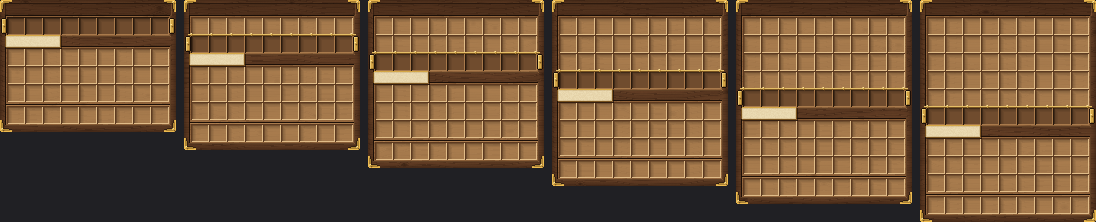
#> input picture art/menus/house.png, 2192 x 444 px (shown at 1/2 size)
$ python preview.py house.png 5 workshop.png 5 out.png
#> lines starting #> are read from the running program, lines starting #| are printed output that depends on the picture; pictures that were not available may be replaced by others from this repository, and a replacement may not be noted
#> further down, painting is the input picture: PIL image 2192x444 RGBA; mean R, G, B, A 109.9, 81.7, 54.9, 255
### art/menus/canvas.py
"""
Shared painting for menu backdrops: the chest window's geometry and the few primitives every backdrop is built
from. Used by Core's own frames and by the plugins' (economy's stall, the adventurers' parchment).

Geometry measured from the vanilla generic_54 texture and ContainerScreen: a window of n rows is 176 wide and
114 + 18n tall; slot wells (18x18, outer corner) sit at (7 + 18c, 17 + 18r) in the chest, the player's inventory
at y = 30 + 18n, the hotbar at 88 + 18n; the game writes "Inventory" at (8, 20 + 18n) in dark grey.
"""
import math
import random

from PIL import Image

W = 176
SLOT = 18


def height(rows):
    return 114 + SLOT * rows


def chest_well(row, col):
    return 7 + SLOT * col, 17 + SLOT * row


def inventory_well(rows, row, col):
    return 7 + SLOT * col, 30 + SLOT * rows + SLOT * row


def hotbar_well(rows, col):
    return 7 + SLOT * col, 88 + SLOT * rows


def label_y(rows):
    return 20 + SLOT * rows


def clamp(v):
    return int(max(0, min(255, round(v))))


def mix(a, b, t):
    return tuple(a[i] + (b[i] - a[i]) * t for i in range(3))


def shade(c, f):
    return tuple(c[i] * f for i in range(3))


def hexrgb(h):
    return (h >> 16 & 255, h >> 8 & 255, h & 255)


class Canvas:
    # [16 lines left out: functions __init__, put, not called in this run]

    def get(self, x, y):
        r, g, b, _ = self.px[x, y]
        return r, g, b

    def tint(self, x, y, rgb, t):
        if 0 <= x < self.w and 0 <= y < self.h and self.px[x, y][3]:
            self.put(x, y, mix(self.get(x, y), rgb, t))

    def scale(self, x, y, f):
        if 0 <= x < self.w and 0 <= y < self.h and self.px[x, y][3]:
            self.put(x, y, shade(self.get(x, y), f))

    # [4 lines left out: function rect, not called in this run]

    def hline(self, x0, x1, y, rgb, a=255):
        for x in range(x0, x1):
            self.put(x, y, rgb, a)

    def vline(self, x, y0, y1, rgb, a=255):
        for y in range(y0, y1):
            self.put(x, y, rgb, a)

    # [16 lines left out: functions bevel, outline, not called in this run]

    def clear(self, x, y):
        if 0 <= x < self.w and 0 <= y < self.h:
            self.px[x, y] = (0, 0, 0, 0)

    # [6 lines left out: function round_corners, not called in this run]

    def save(self, path):
        self.img.save(path)


# [125 lines left out: functions wood, metal, rivet, well, plaque, vignette and 1 more, not called in this run]

### art/menus/preview.py
"""
A local look at a backdrop as the game will draw it: the painting, the title and "Inventory" in the game's font,
and a few items in the slots. Needs the vanilla client jar's font and item textures unpacked somewhere (they are
only read, never shipped):

    python3 preview.py <painting.png> <rows> "<title>" <title-rgb-hex> <out.png> [vanilla-assets-dir]
"""
import os
import sys

from PIL import Image

from canvas import chest_well, inventory_well, hotbar_well, label_y

VANILLA = os.environ.get("VANILLA", "/tmp/vanillaref/assets/minecraft/textures")


def glyphs():
    sheet = Image.open(os.path.join(VANILLA, "font", "ascii.png")).convert("RGBA")
    cell = sheet.width // 16
#> cell = 137
    table = {}
    for code in range(32, 127):
        gx, gy = code % 16 * cell, code // 16 * cell
        g = sheet.crop((gx, gy, gx + cell, gy + cell))
        bbox = g.getbbox()
        width = (bbox[2] if bbox else 0) + 1
        table[chr(code)] = (g, 4 if code == 32 else width)
#> this loop made 95 passes
#> (bbox, width) on passes 1 to 12: ((0, 0, 137, 137), 138), ((0, 0, 137, 137), 138), ((0, 0, 137, 137), 138), ((0, 0, 137, 137), 138), ((0, 0, 137, 137), 138), ((0, 0, 137, 137), 138), ((0, 0, 137, 137), 138), ((0, 0, 137, 137), 138), ((0, 0, 137, 137), 138), ((0, 0, 137, 137), 138), ((0, 0, 137, 137), 138), ((0, 0, 137, 137), 138)
#> width on passes 33 to 38: 1, 1, 1, 1, 1, 1
#> pass 3, in glyphs, `g = sheet.crop((gx, gy, gx + cell, gy + cell))`:
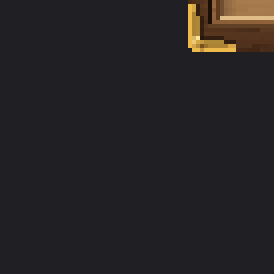
#> g: PIL image 137x137 RGBA (shown 2 times larger); mean R, G, B, A 37.8, 35.7, 36.9, 255
#> after the loop, table = 95 items
    return table


def text(img, x, y, s, rgb, font):
    for ch in s:
        g, w = font.get(ch, font["?"])
        tinted = Image.new("RGBA", g.size, rgb + (0,))
        tinted.putalpha(g.getchannel("A"))
        img.alpha_composite(tinted, (x, y))
        x += w


def item(name):
    for sub in ("item", "block"):
        p = os.path.join(VANILLA, sub, name + ".png")
        if os.path.exists(p):
            im = Image.open(p).convert("RGBA")
            return im.crop((0, 0, 16, 16))
    return None


def render(painting, rows, title, ink, items=None, inventory=True, offset=(0, 0)):
    """offset: where the window's corner is inside the painting, for one that reaches past the window."""
    font = glyphs()
#> font = 95 items
    base = Image.new("RGBA", (painting.width + 16, painting.height + 16), (40, 44, 52, 255))
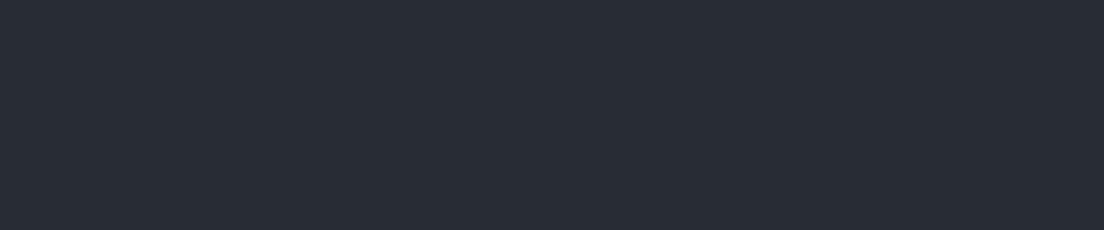
#> base: PIL image 2208x460 RGBA (shown at 1/2 size); mean R, G, B, A 40, 44, 52, 255
    base.alpha_composite(painting, (8, 8))
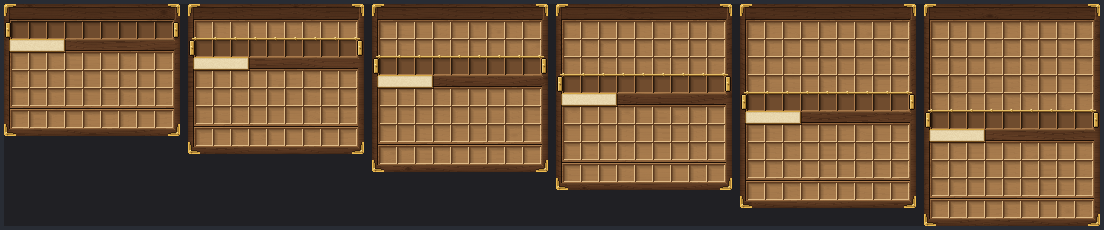
#> base: PIL image 2208x460 RGBA (shown at 1/2 size); mean R, G, B, A 106.9, 80.1, 54.7, 255
    ox, oy = 8 + offset[0], 8 + offset[1]
    text(base, ox + 8, oy + 6, title, ink, font)
#> the loop in text, `for ch in s:` made 12 passes
#> (w, x) on passes 1 to 12: (1, 17), (1, 18), (1, 19), (1, 20), (1, 21), (1, 22), (1, 23), (1, 24), (138, 162), (1, 163), (1, 164), (1, 165)
#> after the loop in text, `for ch in s:`: x = 165
    if inventory:
        text(base, ox + 8, oy + label_y(rows), "Inventory", (64, 64, 64), font)
    for (slot, name) in (items or {}).items():
        im = item(name)
        if im is None:
            continue
        if slot < rows * 9:
            x, y = chest_well(slot // 9, slot % 9)
        elif slot < rows * 9 + 27:
            s = slot - rows * 9
            x, y = inventory_well(rows, s // 9, s % 9)
        else:
            x, y = hotbar_well(rows, slot - rows * 9 - 27)
        base.alpha_composite(im, (ox + x + 1, oy + y + 1))
    return base


DEMO = {10: "diamond_sword", 12: "emerald", 14: "golden_apple", 16: "map", 20: "compass", 22: "book",
        24: "clock", 45: "arrow", 49: "barrier", 53: "knowledge_book"}

if __name__ == "__main__":
    painting = Image.open(sys.argv[1]).convert("RGBA")
    rows = int(sys.argv[2])
    ink = int(sys.argv[4], 16)
    items = {k: v for k, v in DEMO.items() if k < rows * 9}
    items[rows * 9 + 27] = "iron_pickaxe"
    items[rows * 9 + 28] = "bread"
    items[rows * 9 + 4] = "oak_log"
    out = render(painting, rows, sys.argv[3], (ink >> 16 & 255, ink >> 8 & 255, ink & 255), items)
    out.resize((out.width * 3, out.height * 3), Image.NEAREST).save(sys.argv[5])
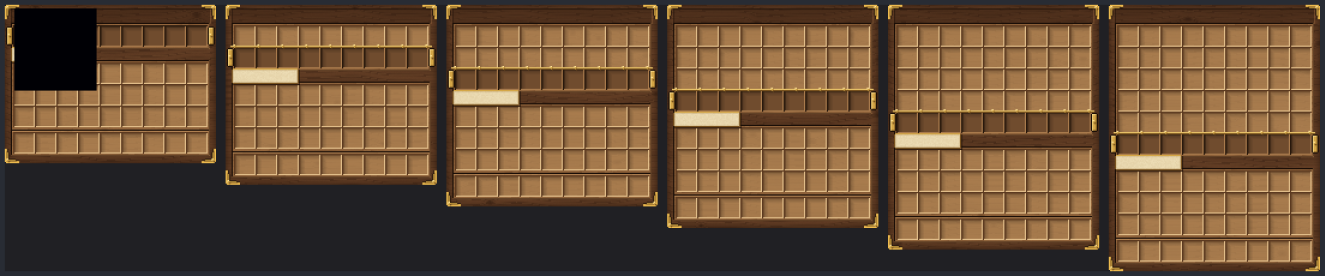
#> saved as out.png: PIL image 6624x1380 RGBA (shown at 1/5 size); mean R, G, B, A 104.6, 78.3, 53.7, 255
